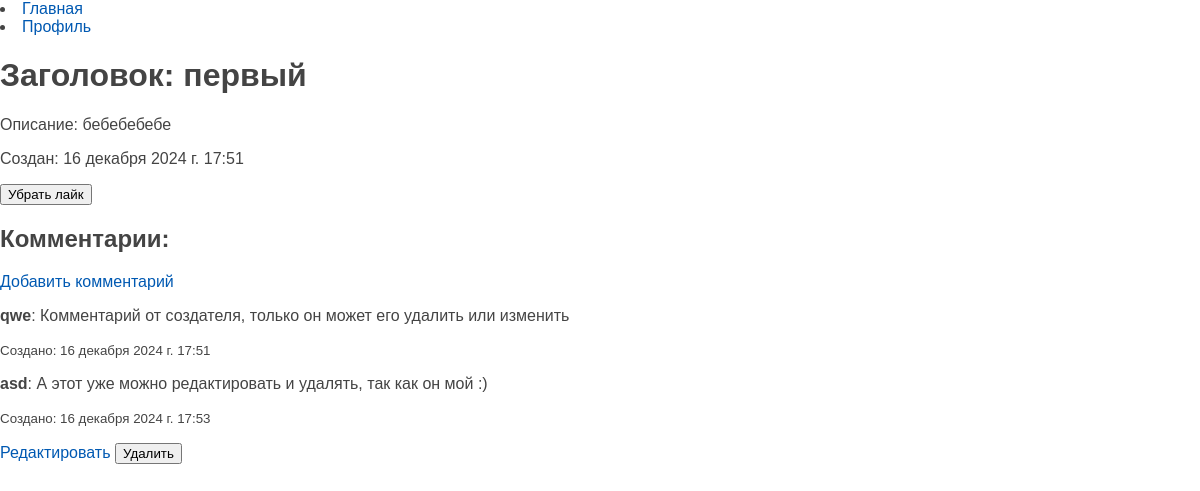
The app's page /posts/first/ (signed in) with its own data.
### polls/models.py (models this page shows, shortened)
class Post(models.Model):
    author = models.ForeignKey(User, on_delete=models.CASCADE, related_name='posts')
    title = models.CharField(max_length=255, verbose_name="Заголовок")
    content = models.TextField(verbose_name="Содержимое")
    slug = models.SlugField(max_length=255, unique=True, db_index=True, verbose_name="URL")
    time_create = models.DateTimeField(auto_now_add=True)
    time_update = models.DateTimeField(auto_now=True)
    likes = models.ManyToManyField(User, related_name='liked_posts', blank=True)
    class Meta:
        ordering = ['-time_update']

class Comment(models.Model):
    post = models.ForeignKey(Post, related_name='comments', on_delete=models.CASCADE)
    author = models.ForeignKey(User, on_delete=models.CASCADE)
    content = models.TextField()
    created_at = models.DateTimeField(auto_now_add=True)

### polls/views.py (the view)
# urls.py: path('posts/<slug:post_slug>/', post_detail, name='post_detail'),
def post_detail(request, post_slug):
    post = get_object_or_404(Post, slug=post_slug)
    return render(request, 'polls/post_detail.html', {'post': post})

### polls/templates/polls/post_detail.html (shortened to what this page needs)
{% extends 'polls/base.html' %}
{% block content %}
<nav>
    <li><a href="{% url 'index' %}">Главная</a></li>
    <li><a href="{% url 'profile' %}">Профиль</a></li>
</nav>
<h1>Заголовок: {{ post.title }}</h1>
<p>Описание: {{ post.content }}</p>
<p>Создан: {{ post.time_update }}</p>
{% if post.author == request.user %}
<a href="{% url 'edit_post' post.slug %}">Редактировать пост</a>
<form method="post" action="{% url 'delete_post' post.slug %}" style="display:inline;">
    {% csrf_token %}
    <button type="submit">Удалить пост</button>
</form>
{% else%}
<form method="post" action="{% url 'like_post' post.slug %}" style="display:inline;">
    {% if request.user in post.likes.all %}
    <button type="submit">Убрать лайк</button>
    {% else %}
    <button type="submit">Лайкнуть</button>
    {% endif %}
</form>
{% endif %}
<h2>Комментарии:</h2>
<p><a href="{% url 'add_comment' post.slug %}">Добавить комментарий</a></p>
{% for comment in post.comments.all %}
<p><strong>{{ comment.author }}</strong>: {{ comment.content }}</p>
<p><small>Создано: {{ comment.created_at }}</small></p>
{% if comment.author == request.user %}
<a href="{% url 'edit_comment' comment.id %}">Редактировать</a>
<form method="post" action="{% url 'delete_comment' comment.id %}" style="display:inline;">
    <button type="submit">Удалить</button>
</form>
{% endif %}
{% endfor %}
{% endblock %}

### polls/static/polls/css/styles.css (style rules this page uses)
html, body { font-family: 'Arial'; margin: 0; padding: 0; height: 100%; width: 100%; color: #444; }
a { color: #0059b2; text-decoration: none; }

### records on screen
Post: title "первый", content "бебебебебе", time_update "16 декабря 2024 г. 17:51"
Comment: author "qwe", content "Комментарий от создателя, только он может его удалить или изменить", created_at "16 декабря 2024 г. 17:51"
Comment: author "asd", content "А этот уже можно редактировать и удалять, так как он мой :)", created_at "16 декабря 2024 г. 17:53", shows "Редактировать"
